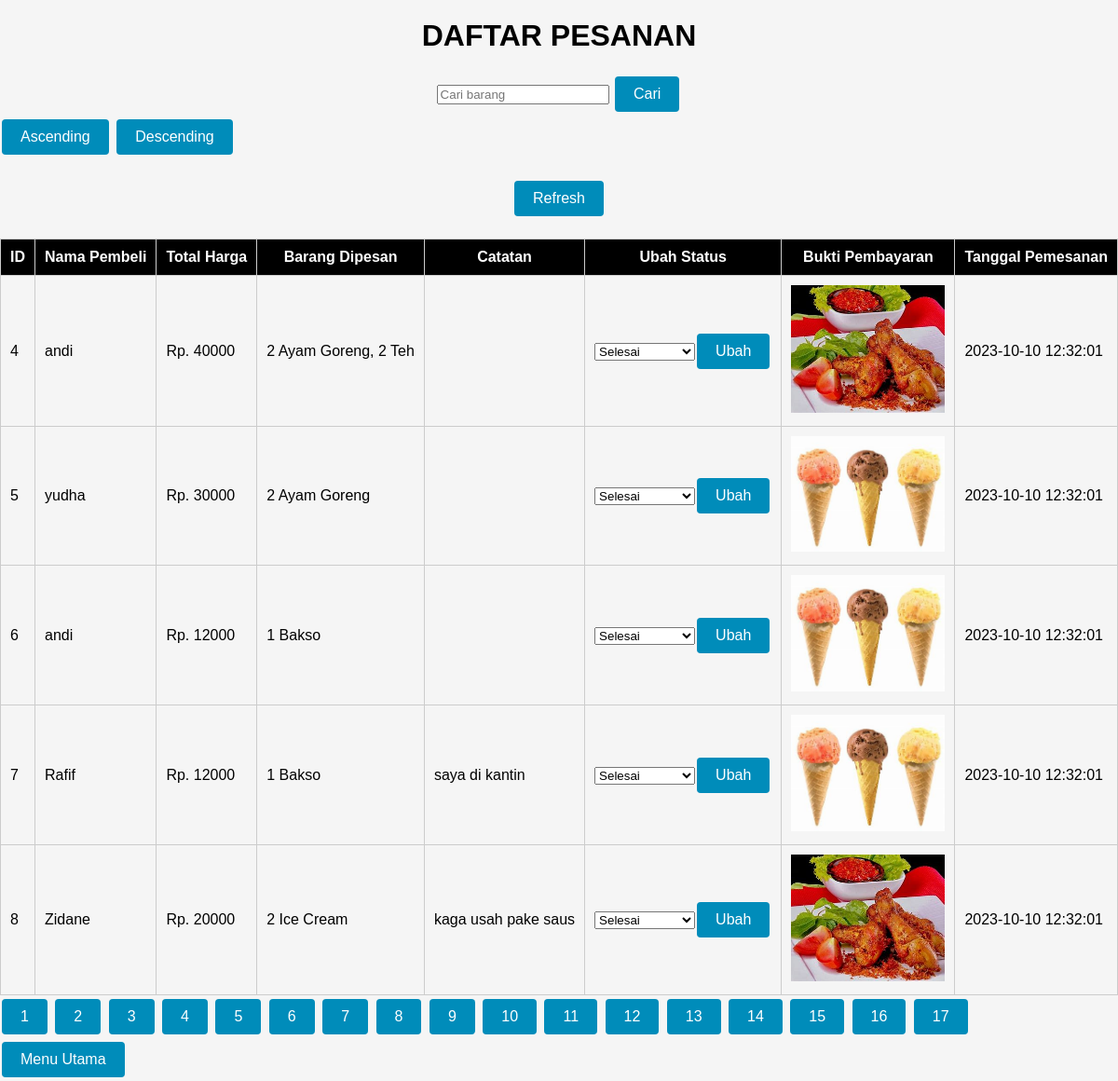
Screenshot of /daftar_pesanan.php (signed in) with the database file from the repository.
### tables this page shows
CREATE TABLE `pembayaran` (
  `id_pembayaran` int(11) NOT NULL,
  `nama_barang` varchar(255) NOT NULL,
  `total_harga` int(11) NOT NULL,
  `bukti_pembayaran` varchar(255) NOT NULL,
  `status` enum('Belum Selesai','Selesai') NOT NULL DEFAULT 'Belum Selesai',
  `barang_dipesan` text DEFAULT NULL,
  `catatan` text DEFAULT NULL,
  `username` varchar(255) NOT NULL,
  `waktu_pemesanan` timestamp NOT NULL DEFAULT current_timestamp()
);

### daftar_pesanan.php (the view, shortened to what this page needs)
<?php
$conn = mysqli_connect("localhost", "root", "", "kantin");
$items_per_page = 5;
$current_page = isset($_GET['page']) ? $_GET['page'] : 1;
$search = isset($_GET['search']) ? $_GET['search'] : '';
$order_by = isset($_GET['order_by']) ? $_GET['order_by'] : 'ASC';
$start_from = ($current_page - 1) * $items_per_page;
$count_query = "SELECT COUNT(*) AS total_items FROM pembayaran
                WHERE nama_barang LIKE '%$search%'
                OR status LIKE '%$search%'
                OR id_pembayaran LIKE '%$search%'";
$count_result = mysqli_query($conn, $count_query);
$total_items = 0;
if ($count_result) {
    $count_row = mysqli_fetch_assoc($count_result);
    $total_items = $count_row['total_items'];
}
$query = "SELECT * FROM pembayaran
          WHERE nama_barang LIKE '%$search%'
          OR status LIKE '%$search%'
          OR id_pembayaran LIKE '%$search%'
          ORDER BY id_pembayaran $order_by LIMIT $start_from, $items_per_page";
$result = mysqli_query($conn, $query);
?>
<!DOCTYPE html>
<html lang="en">
<head>
    <link rel="stylesheet" href="style.css">
</head>
<body>
    <h1 class="judul">DAFTAR PESANAN</h1>
    <form action="" method="GET">
        <input type="text" name="search" placeholder="Cari barang" value="<?php echo $search; ?>">
        <input type="submit" class="button" value="Cari">
    </form>
    <div class="table-order">
        <a class="button" href="daftar_pesanan.php?page=1&search=<?php echo $search; ?>&order_by=ASC">Ascending</a>
        <a class="button" href="daftar_pesanan.php?page=1&search=<?php echo $search; ?>&order_by=DESC">Descending</a>
    </div>
    <form action="" method="POST">
        <input type="submit" name="refresh" class="button" value="Refresh">
    </form>
    <table>
        <tr>
            <th>ID</th>
            <th>Nama Pembeli</th>
            <th>Total Harga</th>
            <th>Barang Dipesan</th>
            <th>Catatan</th>
            <th>Ubah Status</th>
            <th>Bukti Pembayaran</th>
            <th>Tanggal Pemesanan</th>
        </tr>
        <?php
        while ($row = mysqli_fetch_assoc($result)) {
            echo "<tr>";
            echo "<td>{$row['id_pembayaran']}</td>";
            echo "<td>{$row['nama_barang']}</td>";
            echo "<td>Rp. {$row['total_harga']}</td>";
            echo "<td>{$row['barang_dipesan']}</td>";
            echo "<td>{$row['catatan']}</td>";
            echo "<td>";
            echo "<select id='status_{$row['id_pembayaran']}'>";
            echo "<option value='Selesai' " . ($row['status'] == 'Selesai' ? 'selected' : '') . ">Selesai</option>";
            echo "</select>";
            echo "<button class='button' onclick='updateStatus({$row['id_pembayaran']})'>Ubah</button>";
            echo "</td>";
            echo "<td class='bukti-pembayaran'><img src='uploads/{$row['bukti_pembayaran']}' alt='Bukti Pembayaran' class='img_produk'></td>";
            echo "<td>" . $row['waktu_pemesanan'] . "</td>";
            echo "</tr>";
        }
        ?>
    </table>
    <div class="pagination">
        <?php
        $total_pages = ceil($total_items / $items_per_page);
        for ($i = 1; $i <= $total_pages; $i++) {
            echo "<a class='button' href='daftar_pesanan.php?page=$i&search=$search&order_by=$order_by'>$i</a> ";
        }
        ?>
    </div>
    <a href="seller.php" class="button">Menu Utama</a>
</body>
</html>

### style.css (style rules this page uses)
body { font-family: Arial, sans-serif; background-color: #f5f5f5; margin: 0; padding: 0; }
h1 { text-align: center; margin-top: 20px; color: #8B4513; }
form { text-align: center; margin-top: 20px; }
.button { background-color: #8B4513; border: none; color: white; padding: 10px 20px; text-align: center; text-decoration: none; display: inline-block; font-size: 16px; margin: 4px 2px; cursor: pointer; border-radius: 4px; }
table { width: 100%; border-collapse: collapse; margin-top: 20px; }
table, th, td { border: 1px solid #ccc; }
th, td { padding: 10px; text-align: left; }
.bukti-pembayaran img { max-width: 400px; height: auto; }

### daftar_pesanan.php (style rules this page uses)
.bukti-pembayaran img { max-width: 400px; height: auto; }
.button { background-color: #008CBA; border: none; color: white; padding: 10px 20px; text-align: center; text-decoration: none; display: inline-block; font-size: 16px; margin: 4px 2px; cursor: pointer; border-radius: 4px; }
th { text-align: center; background-color: black; color: white; }
.img_produk { width: 165px; }
.judul { color: black; }

### rows the page displays
pembayaran: id_pembayaran "4", nama_barang "andi", total_harga "40000", barang_dipesan "2 Ayam Goreng, 2 Teh", status+id_pembayaran "Selesai", bukti_pembayaran (picture), waktu_pemesanan "2023-10-10 12:32:01"
pembayaran: id_pembayaran "5", nama_barang "yudha", total_harga "30000", barang_dipesan "2 Ayam Goreng", status+id_pembayaran "Selesai", bukti_pembayaran (picture), waktu_pemesanan "2023-10-10 12:32:01"
pembayaran: id_pembayaran "6", nama_barang "andi", total_harga "12000", barang_dipesan "1 Bakso", status+id_pembayaran "Selesai", bukti_pembayaran (picture), waktu_pemesanan "2023-10-10 12:32:01"
pembayaran: id_pembayaran "7", nama_barang "Rafif", total_harga "12000", barang_dipesan "1 Bakso", catatan "saya di kantin", status+id_pembayaran "Selesai", bukti_pembayaran (picture), waktu_pemesanan "2023-10-10 12:32:01"
pembayaran: id_pembayaran "8", nama_barang "Zidane", total_harga "20000", barang_dipesan "2 Ice Cream", catatan "kaga usah pake saus", status+id_pembayaran "Selesai", bukti_pembayaran (picture), waktu_pemesanan "2023-10-10 12:32:01"
